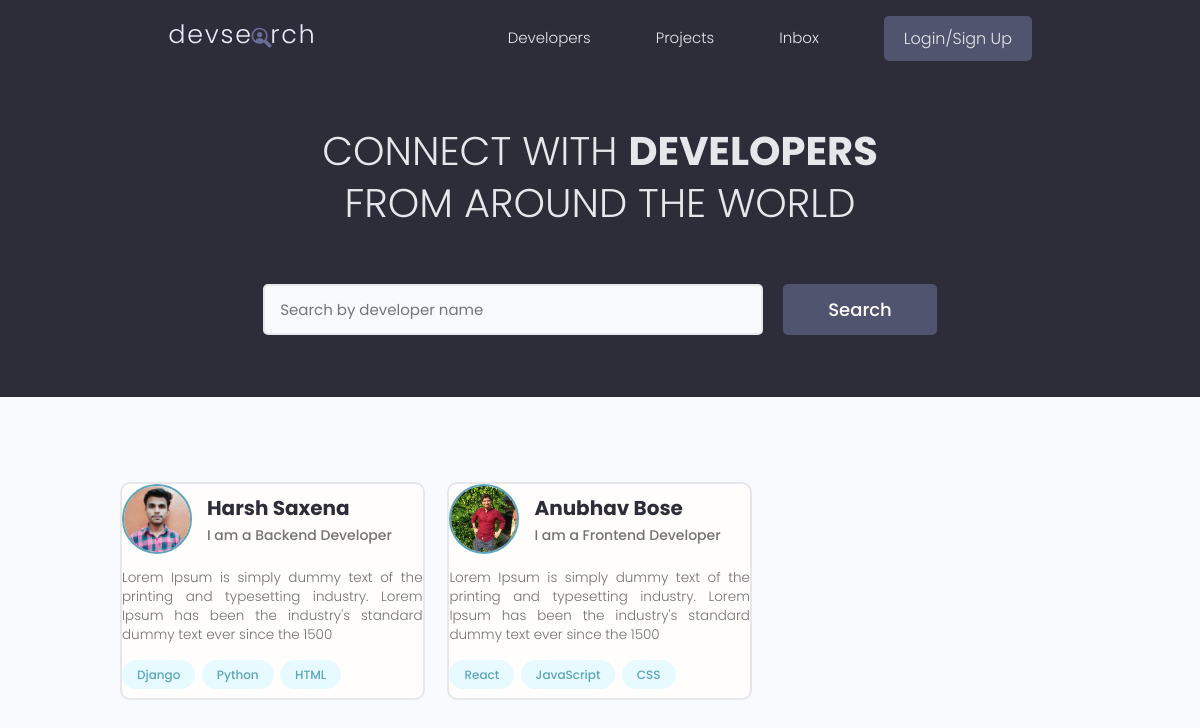
Before: / with the older database file.
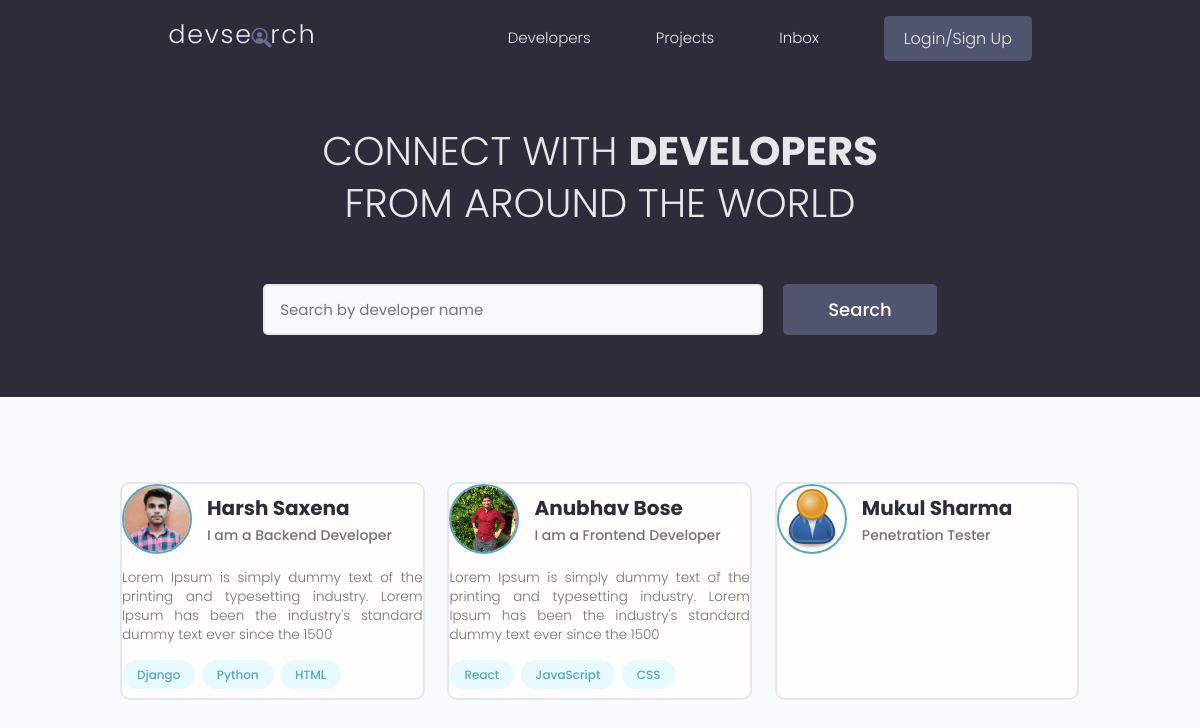
After: the same page with the newer database file.
### users/models.py (models this page shows, shortened)
class Profile(models.Model):
    user = models.OneToOneField(User, on_delete=models.CASCADE, null=True, blank=True)
    name = models.CharField(max_length=200, null=True, blank=True)
    email = models.EmailField(max_length=500, null=True, blank=True)
    username = models.CharField(max_length=200, null=True, blank=True)
    location = models.CharField(max_length=200, null=True, blank=True)
    short_intro = models.CharField(max_length=200, null=True, blank=True)
    bio = models.TextField(null=True, blank=True)
    profile_image = models.ImageField(null=True, blank=True, upload_to="profiles/", default="profiles/user-default.png")
    social_github = models.CharField(max_length=200, null=True, blank=True)
    social_twitter = models.CharField(max_length=200, null=True, blank=True)
    social_linkedin = models.CharField(max_length=200, null=True, blank=True)
    social_youtube = models.CharField(max_length=200, null=True, blank=True)
    social_website = models.CharField(max_length=200, null=True, blank=True)
    created = models.DateTimeField(auto_now_add=True)
    id = models.UUIDField(default=uuid.uuid4, unique=True, primary_key=True, editable=False)

class Skill(models.Model):
    owner = models.ForeignKey(Profile, on_delete=models.CASCADE, null=True, blank=True)
    name = models.CharField(max_length=200, null=True, blank=True)
    description = models.TextField(null=True, blank=True)
    created = models.DateTimeField(auto_now_add=True)
    id = models.UUIDField(default=uuid.uuid4, unique=True, primary_key=True, editable=False)
    def __str__(self):
        return str(self.name)

### users/views.py (the view)
# urls.py: path("", views.profiles, name="profiles"),
def profiles(request):
    profiles = Profile.objects.all()
    context = {"profiles": profiles}
    return render(request, "users/profiles.html", context)

### users/templates/users/profiles.html (shortened to what this page needs)
{% extends 'main.html' %}
{% block content %}
<main class="home">
    <section class="hero-section text-center">
      <div class="container container--narrow">
        <div class="hero-section__box">
          <h2>CONNECT WITH <span>DEVELOPERS</span></h2>
          <h2>FROM AROUND THE WORLD</h2>
        </div>
        <div class="hero-section__search">
          <form id="searchForm" class="form" action="{% url 'profiles' %}" method="get">
            <div class="form__field">
              <input class="input input--text" id="formInput#search" type="text" name="search_query"
                value="{{search_query}}" placeholder="Search by developer name" />
            </div>
            <input class="btn btn--sub btn--lg" type="submit" value="Search" />
          </form>
        </div>
      </div>
    </section>
    <section class="devlist">
      <div class="container">
        <div class="grid grid--three">
          {% for profile in profiles %}
          <div class="column card">
            <div class="dev">
                <a href="{% url 'user-profile' profile.id %}" class="card_body">
                <div class="dev__profile">
                  <img class="avatar avatar--md" src="{{profile.profile_image.url}}" alt="image" />
                  <div class="dev__meta">
                    <h3>{{profile.name}}</h3>
                    <h5>{{profile.short_intro|slice:"60"}}</h5>
                  </div>
                </div>
                <p class="dev__info">
                  {{profile.bio|slice:"150"}}
                </p>
                <div class="dev__skills">
                  {% for skill in profile.skill_set.all|slice:"5" %}
                  <span class="tag tag--pill tag--main">
                    <small>{{skill}}</small>
                  </span>
                  {% endfor %}
                </div>
              </a>
            </div>
          </div>
          {% endfor %}
        </div>
      </div>
    </section>
  </main>
{% endblock %}

Changed rows visible on the page:
added Profile: profile_image (placeholder picture), name "Mukul Sharma", short_intro "Penetration Tester"
